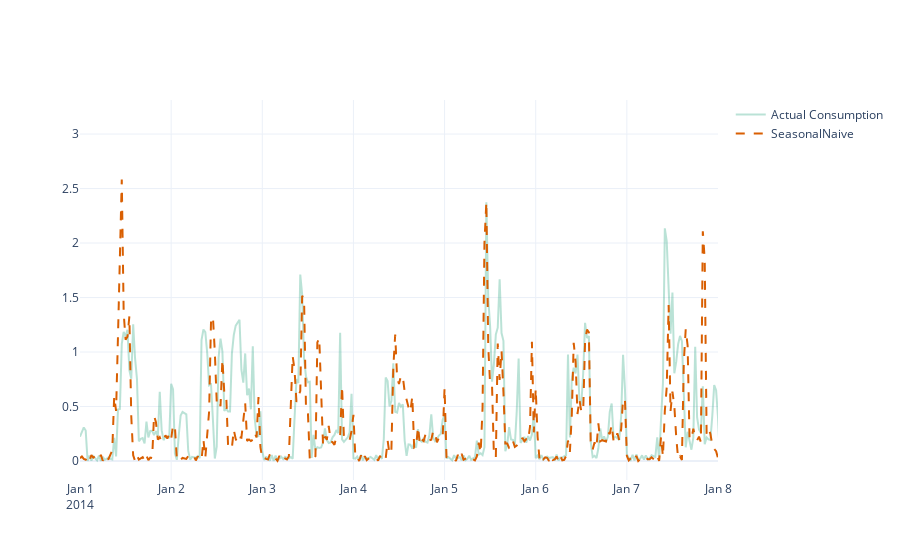

Notebook code for this chart:
### Markdown cell above
seasonal naive forecast

### Code cell
from statsforecast.models import SeasonalNaive

# take the Y_{t-k} observation, looking back k steps for each forecast and enabling algo to mimic the last seasonality cycle
model = SeasonalNaive(season_length=48*7)
display_name=['SeasonalNaive']

results, metrics = (
    evaluate_performance(
        ts_train, 
        ts_val, 
        models = [model], 
        metrics = [mase, mae, mse, rmse, smape,forecast_bias], 
        freq = freq,
        level = [] ,
        id_col = 'LCLid',
        time_col = 'timestamp',
        target_col = 'energy_consumption',
        h = len(ts_val),
        metric_df=metrics  # Pass None or an existing DataFrame if you want to append results
        )
)

# evaluation metrics
display(metrics)

# plot
fig = plot_forecast(results, forecast_columns=display_name, forecast_display_names=display_name, timestamp_col ='timestamp')
fig.update_xaxes(type="date", range=["2014-01-01", "2014-01-08"])
fig.show()

### Figure 1 — Plotly figure (JSON) as saved in the notebook; plotly's stock layout.template omitted (floating-point values rounded to 4 significant figures; data arrays with more than 128 entries replaced by an {"elided": "..."} marker saying what was removed)
{"data": [{"line": {"color": "rgba(27,158,119, 0.3)"}, "mode": "lines", "name": "Actual Consumption", "type": "scatter", "x": {"elided": "1488 str values"}, "y": {"elided": "1488 float values"}}, {"line": {"color": "rgba(217,95,2, 1)", "dash": "dash"}, "mode": "lines", "name": "SeasonalNaive", "type": "scatter", "x": {"elided": "1488 str values"}, "y": {"elided": "1488 float values"}}], "layout": {"xaxis": {"range": ["2014-01-01", "2014-01-08"], "type": "date"}}}
